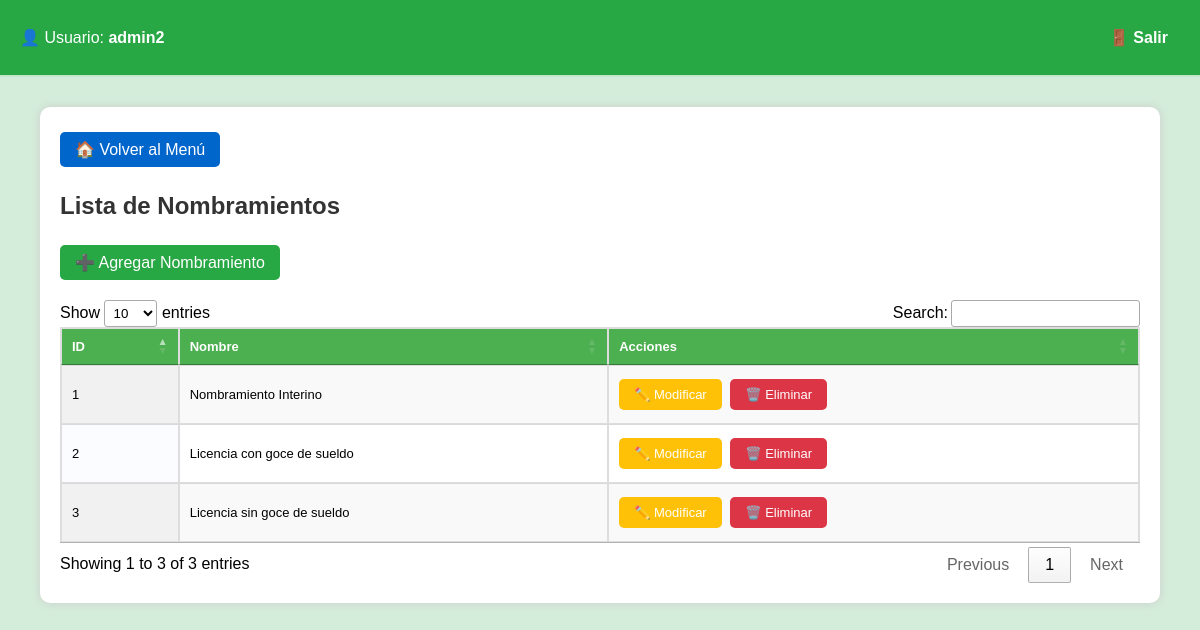
The page /nombramientos/listar.php (signed in) on the database its author committed.
### tables this page shows
CREATE TABLE `nombramientos` (
  `id_nombramiento` int(11) NOT NULL,
  `nombre_nombramiento` varchar(100) NOT NULL
);

### nombramientos/listar.php (the view, shortened to what this page needs)
<?php
include "../includes/header.php";
include "../includes/db.php";
?>
<div style="margin-bottom: 15px;">
    <a class="button" href="../menu.php" style="background-color:#0066cc;">🏠 Volver al Menú</a>
</div>
<h2>Lista de Nombramientos</h2>
<div style="margin-bottom: 15px;">
    <a class="button" href="agregar.php" style="background-color:#28a745;">➕ Agregar Nombramiento</a>
</div>
<table id="tablaNombramientos" class="display nowrap" style="width:100%; font-size:13px;">
    <thead>
        <tr>
            <th>ID</th>
            <th>Nombre</th>
            <th>Acciones</th>
        </tr>
    </thead>
    <tbody>
        <?php
        $sql = "SELECT * FROM nombramientos ORDER BY id_nombramiento ASC";
        $result = $conn->query($sql);
        if($result && $result->num_rows > 0):
            while($row = $result->fetch_assoc()):
        ?>
        <tr>
            <td><?= htmlspecialchars($row['id_nombramiento']); ?></td>
            <td style="white-space: normal; word-break: break-word;"><?= htmlspecialchars($row['nombre_nombramiento']); ?></td>
            <td>
                <a class="button" href="modificar.php?id=<?= $row['id_nombramiento']; ?>" style="background-color:#ffc107; display:inline-block; margin-right:5px;">✏️ Modificar</a>
                <a class="button" href="eliminar.php?id=<?= $row['id_nombramiento']; ?>" style="background-color:#dc3545; display:inline-block;" onclick="return confirm('¿Seguro que quieres eliminar este nombramiento?');">🗑️ Eliminar</a>
            </td>
        </tr>
        <?php
            endwhile;
        else:
        ?>
        <tr>
            <td colspan="3">No hay registros en la tabla Nombramientos.</td>
        </tr>
        <?php endif; ?>
    </tbody>
</table>
<?php include "../includes/footer.php"; ?>

### css/style.css (style rules this page uses)
body { font-family: Arial, sans-serif; background-color: #f0f2f5; margin: 0; padding: 0; }
h2 { color: #333; }
table { width: 100%; border-collapse: collapse; margin-top: 20px; }
table, th, td { border: 1px solid #ddd; }
th, td { padding: 10px; text-align: left; }
th { background-color: #4CAF50; color: white; }
a.button { display: inline-block; padding: 8px 15px; margin: 5px 0; background-color: #4CAF50; color: white; border-radius: 5px; text-decoration: none; }

### includes/header.php (style rules this page uses)
body { font-family: Arial, sans-serif; background-color: #d4edda; margin: 0; padding: 0; }

### rows shown on the page
nombramientos: id_nombramiento "1", nombre_nombramiento "Nombramiento Interino"
nombramientos: id_nombramiento "2", nombre_nombramiento "Licencia con goce de sueldo"
nombramientos: id_nombramiento "3", nombre_nombramiento "Licencia sin goce de sueldo"

### other values the page prints
$_SESSION['usuario'] "admin2"
